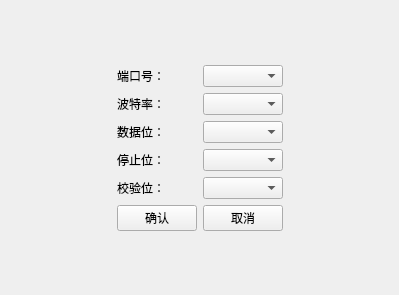
<?xml version="1.0" encoding="UTF-8"?>
<ui version="4.0">
 <class>SerialConfDial</class>
 <widget class="QWidget" name="SerialConfDial">
  <property name="geometry">
   <rect>
    <x>0</x>
    <y>0</y>
    <width>399</width>
    <height>295</height>
   </rect>
  </property>
  <property name="windowTitle">
   <string>Form</string>
  </property>
  <layout class="QGridLayout" name="gridLayout">
   <item row="1" column="0">
    <spacer name="horizontalSpacer_2">
     <property name="orientation">
      <enum>Qt::Horizontal</enum>
     </property>
     <property name="sizeHint" stdset="0">
      <size>
       <width>102</width>
       <height>166</height>
      </size>
     </property>
    </spacer>
   </item>
   <item row="1" column="1">
    <layout class="QVBoxLayout" name="verticalLayout_2">
     <item>
      <layout class="QVBoxLayout" name="verticalLayout">
       <item>
        <layout class="QHBoxLayout" name="horizontalLayout">
         <item>
          <widget class="QLabel" name="ComPortLabel">
           <property name="text">
            <string>端口号：</string>
           </property>
          </widget>
         </item>
         <item>
          <widget class="QComboBox" name="ComComboBox"/>
         </item>
        </layout>
       </item>
       <item>
        <layout class="QHBoxLayout" name="horizontalLayout_2">
         <item>
          <widget class="QLabel" name="BaudrateLabel">
           <property name="text">
            <string>波特率：</string>
           </property>
          </widget>
         </item>
         <item>
          <widget class="QComboBox" name="BaudrateComboBox"/>
         </item>
        </layout>
       </item>
       <item>
        <layout class="QHBoxLayout" name="horizontalLayout_3">
         <item>
          <widget class="QLabel" name="DataBitLabel">
           <property name="text">
            <string>数据位：</string>
           </property>
          </widget>
         </item>
         <item>
          <widget class="QComboBox" name="DataBitComboBox"/>
         </item>
        </layout>
       </item>
       <item>
        <layout class="QHBoxLayout" name="horizontalLayout_4">
         <item>
          <widget class="QLabel" name="StopBitLabel">
           <property name="text">
            <string>停止位：</string>
           </property>
          </widget>
         </item>
         <item>
          <widget class="QComboBox" name="StopBitComboBox"/>
         </item>
        </layout>
       </item>
       <item>
        <layout class="QHBoxLayout" name="horizontalLayout_5">
         <item>
          <widget class="QLabel" name="VerifyLabel">
           <property name="text">
            <string>校验位：</string>
           </property>
          </widget>
         </item>
         <item>
          <widget class="QComboBox" name="VerifyComboBox"/>
         </item>
        </layout>
       </item>
      </layout>
     </item>
     <item>
      <layout class="QHBoxLayout" name="horizontalLayout_6">
       <item>
        <widget class="QPushButton" name="EnterButton">
         <property name="text">
          <string>确认</string>
         </property>
        </widget>
       </item>
       <item>
        <widget class="QPushButton" name="CancelButton">
         <property name="text">
          <string>取消</string>
         </property>
        </widget>
       </item>
      </layout>
     </item>
    </layout>
   </item>
   <item row="0" column="1">
    <spacer name="verticalSpacer_2">
     <property name="orientation">
      <enum>Qt::Vertical</enum>
     </property>
     <property name="sizeHint" stdset="0">
      <size>
       <width>157</width>
       <height>45</height>
      </size>
     </property>
    </spacer>
   </item>
   <item row="1" column="2">
    <spacer name="horizontalSpacer">
     <property name="orientation">
      <enum>Qt::Horizontal</enum>
     </property>
     <property name="sizeHint" stdset="0">
      <size>
       <width>101</width>
       <height>166</height>
      </size>
     </property>
    </spacer>
   </item>
   <item row="2" column="1">
    <spacer name="verticalSpacer">
     <property name="orientation">
      <enum>Qt::Vertical</enum>
     </property>
     <property name="sizeHint" stdset="0">
      <size>
       <width>157</width>
       <height>45</height>
      </size>
     </property>
    </spacer>
   </item>
  </layout>
  <zorder>horizontalSpacer</zorder>
  <zorder>horizontalSpacer_2</zorder>
  <zorder>verticalSpacer</zorder>
  <zorder>verticalSpacer_2</zorder>
  <zorder></zorder>
  <zorder>EnterButton</zorder>
  <zorder>CancelButton</zorder>
 </widget>
 <tabstops>
  <tabstop>VerifyComboBox</tabstop>
  <tabstop>DataBitComboBox</tabstop>
  <tabstop>StopBitComboBox</tabstop>
  <tabstop>ComComboBox</tabstop>
  <tabstop>BaudrateComboBox</tabstop>
 </tabstops>
 <resources/>
 <connections/>
</ui>
